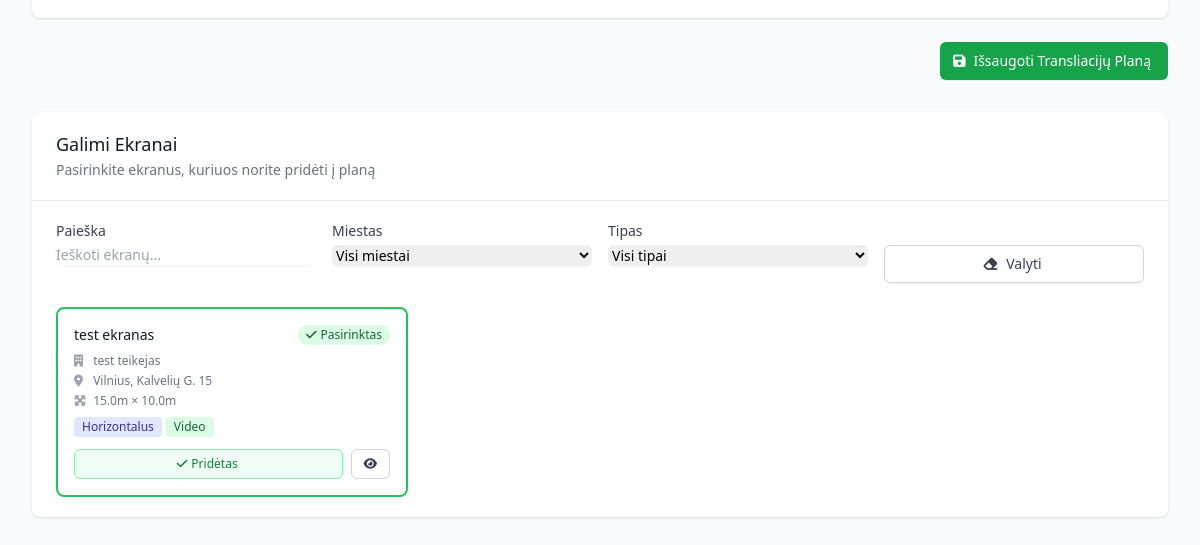
Page /dooh-plan/1/screens (lower part) on the earlier database version.
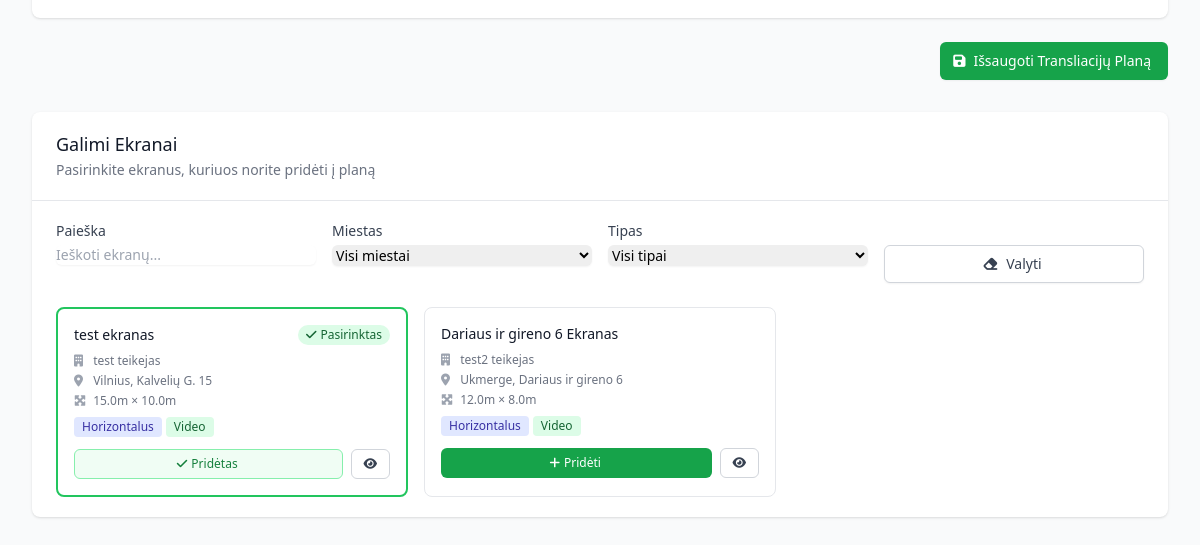
Same page on the later database version.
### app.py (models this page shows)
class Screen(db.Model):
    id = db.Column(db.Integer, primary_key=True)
    provider_id = db.Column(db.Integer, db.ForeignKey('screen_provider.id'), nullable=False)
    name = db.Column(db.String(100), nullable=False)
    image_path = db.Column(db.String(200))
    position_description = db.Column(db.Text)
    comment = db.Column(db.Text)
    screen_type = db.Column(db.String(50), nullable=False)  # horizontal/vertical
    content_type = db.Column(db.String(50), nullable=False)  # video/static
    width = db.Column(db.Float, nullable=False)  # in meters
    height = db.Column(db.Float, nullable=False)  # in meters
    pixel_width = db.Column(db.Integer)
    pixel_height = db.Column(db.Integer)
    pixel_comment = db.Column(db.Text)
    gps_latitude = db.Column(db.Float)
    gps_longitude = db.Column(db.Float)
    city = db.Column(db.String(100), nullable=False)
    address = db.Column(db.String(200), nullable=False)
    side = db.Column(db.String(10))  # D-right, K-left
    created_at = db.Column(db.DateTime, default=datetime.utcnow)
    pricing_hours = db.relationship('ScreenPricing', backref='screen', lazy=True, cascade='all, delete-orphan')
    bookings = db.relationship('ScreenBooking', backref='screen', lazy=True)

class ScreenProvider(db.Model):
    id = db.Column(db.Integer, primary_key=True)
    name = db.Column(db.String(100), nullable=False)
    email = db.Column(db.String(100))
    phone = db.Column(db.String(20))
    contact_person = db.Column(db.String(100))
    created_at = db.Column(db.DateTime, default=datetime.utcnow)
    screens = db.relationship('Screen', backref='provider', lazy=True, cascade='all, delete-orphan')

### app.py (the view)
@app.route('/dooh-plan/<int:id>/screens')
def dooh_plan_screens(id):
    from datetime import timedelta
    plan = DOOHPlan.query.get_or_404(id)
    screens = Screen.query.all()
    return render_template('dooh_plan_screens.html', plan=plan, screens=screens, timedelta=timedelta)

### templates/dooh_plan_screens.html (shortened to what the changed rows need)
{% extends "base.html" %}
{% block content %}
<div class="bg-white shadow overflow-hidden sm:rounded-lg mb-8">
    <div class="border-t border-gray-200 px-4 py-5 sm:px-6">
                    {% set cities = [] %}
                    {% for screen in screens %}
                        {% if screen.city not in cities %}
                            {% set _ = cities.append(screen.city) %}
                        {% endif %}
                    {% endfor %}
        <div class="grid grid-cols-1 sm:grid-cols-2 lg:grid-cols-3 gap-4" id="screensGrid">
            {% for screen in screens %}
            {% set is_selected = plan.screen_bookings|selectattr('screen_id', 'equalto', screen.id)|list|length > 0 %}
            <div class="screen-card bg-white border rounded-lg {{ 'border-green-500 border-2' if is_selected else 'border-gray-200' }}"
                 data-city="{{ screen.city }}"
                 data-type="{{ screen.screen_type }}"
                 data-name="{{ screen.name|lower }}"
                 data-address="{{ screen.address|lower }}">
                <div class="px-4 py-4">
                    <div class="flex justify-between items-start mb-2">
                        <h4 class="text-sm font-medium text-gray-900">{{ screen.name }}</h4>
                        {% if is_selected %}
                            <span class="inline-flex items-center px-2 py-0.5 rounded-full text-xs font-medium bg-green-100 text-green-800">
                                <i class="fas fa-check mr-1"></i>
                                Pasirinktas
                            </span>
                        {% endif %}
                    </div>
                    <div class="text-xs text-gray-500 mb-2 space-y-1">
                        <div><i class="fas fa-building w-4 text-gray-400"></i> {{ screen.provider.name }}</div>
                        <div><i class="fas fa-map-marker-alt w-4 text-gray-400"></i> {{ screen.city }}, {{ screen.address }}</div>
                        <div><i class="fas fa-expand-arrows-alt w-4 text-gray-400"></i> {{ screen.width }}m × {{ screen.height }}m</div>
                    </div>
                    <div class="flex space-x-1 mb-3">
                        <span class="inline-flex items-center px-2 py-0.5 rounded text-xs font-medium {% if screen.screen_type == 'horizontal' %}bg-indigo-100 text-indigo-800{% else %}bg-gray-100 text-gray-800{% endif %}">
                            {{ 'Horizontalus' if screen.screen_type == 'horizontal' else 'Vertikalus' }}
                        </span>
                        <span class="inline-flex items-center px-2 py-0.5 rounded text-xs font-medium {% if screen.content_type == 'video' %}bg-green-100 text-green-800{% else %}bg-blue-100 text-blue-800{% endif %}">
                            {{ 'Video' if screen.content_type == 'video' else 'Statinis' }}
                        </span>
                    </div>
                    <div class="flex space-x-2">
                        {% if not is_selected %}
                            <form method="POST" action="{{ url_for('add_screen_to_plan', plan_id=plan.id, screen_id=screen.id) }}" class="flex-1">
                                <button type="submit" class="w-full inline-flex justify-center items-center px-3 py-1.5 border border-transparent text-xs font-medium rounded-md text-white bg-green-600 hover:bg-green-700 focus:outline-none focus:ring-2 focus:ring-offset-2 focus:ring-green-500">
                                    <i class="fas fa-plus -ml-0.5 mr-1"></i>
                                    Pridėti
                                </button>
                            </form>
                        {% else %}
                            <button disabled class="flex-1 inline-flex justify-center items-center px-3 py-1.5 border border-green-300 text-xs font-medium rounded-md text-green-700 bg-green-50 cursor-not-allowed">
                                <i class="fas fa-check -ml-0.5 mr-1"></i>
                                Pridėtas
                            </button>
                        {% endif %}
                        <a href="{{ url_for('screen_detail', id=screen.id) }}"
                           class="inline-flex items-center px-3 py-1.5 border border-gray-300 text-xs font-medium rounded-md text-gray-700 bg-white hover:bg-gray-50 focus:outline-none focus:ring-2 focus:ring-offset-2 focus:ring-indigo-500">
                            <i class="fas fa-eye"></i>
                        </a>
                    </div>
                </div>
            </div>
            {% endfor %}
        </div>
    </div>
</div>
{% endblock %}

Differences in the rows shown:
added Screen: name "Dariaus ir gireno 6 Ekranas", provider.name "test2 teikejas", city "Ukmerge", address "Dariaus ir gireno 6", width "12.0", height "8.0", screen_type "Horizontalus", content_type "Video"
